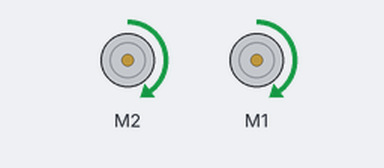
Simulated run of this sketch. Board: Arduino Uno, built with avr-gcc and run on an emulated ATmega328P. On the bench: 2 × DC motor (green arrow = forward, orange = backward, longer = faster).

Above: at 0.5 s.
At 5.0 s:
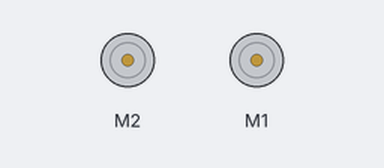
At 9.5 s:
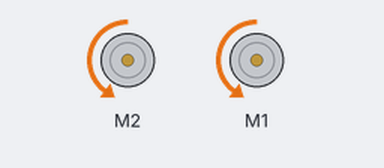
Timing chart, 0 to 10.4 s (numbered marks = the images above):
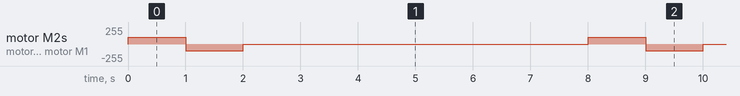

The sketch:

TwoMotorBasic.ino
```cpp
#include <AFMotor.h>

AF_DCMotor motorL(1, MOTOR12_64KHZ);
AF_DCMotor motorR(2, MOTOR12_64KHZ);

void setup() {
  motorR.setSpeed(100);
  motorL.setSpeed(100);
}

void loop(){
  motorR.run(FORWARD);
  motorL.run(FORWARD);

  delay(1000);

  motorR.run(BACKWARD);
  motorL.run(BACKWARD);

  delay(1000);

  motorR.run(RELEASE);
  motorL.run(RELEASE);

   delay(6000);

}
```

Measured:
- by itself, motor M2, motor M1: repeats every 8.0 s: backward 100/255 1.0 s, stopped 6.0 s, forward 100/255 1.0 s
